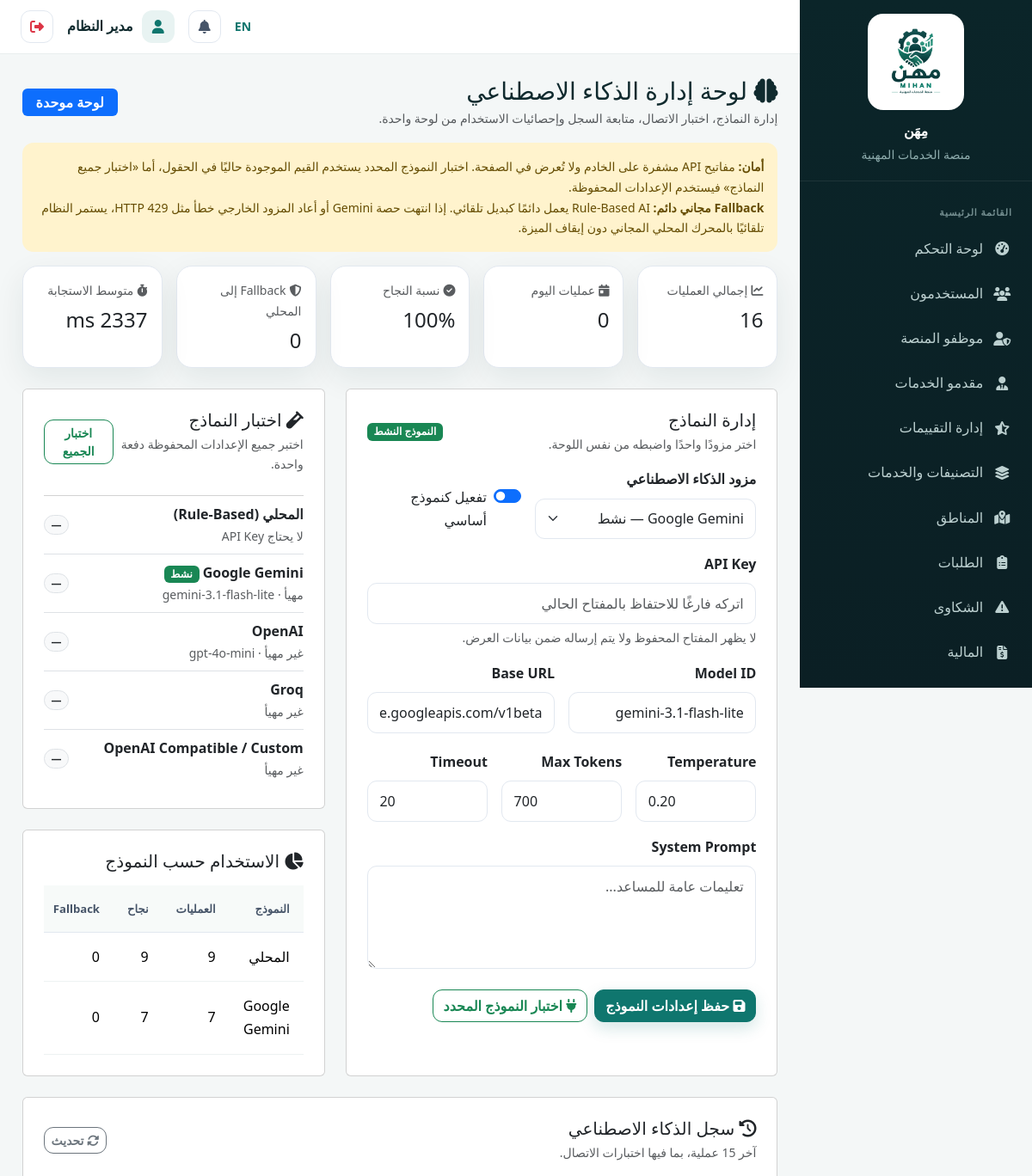
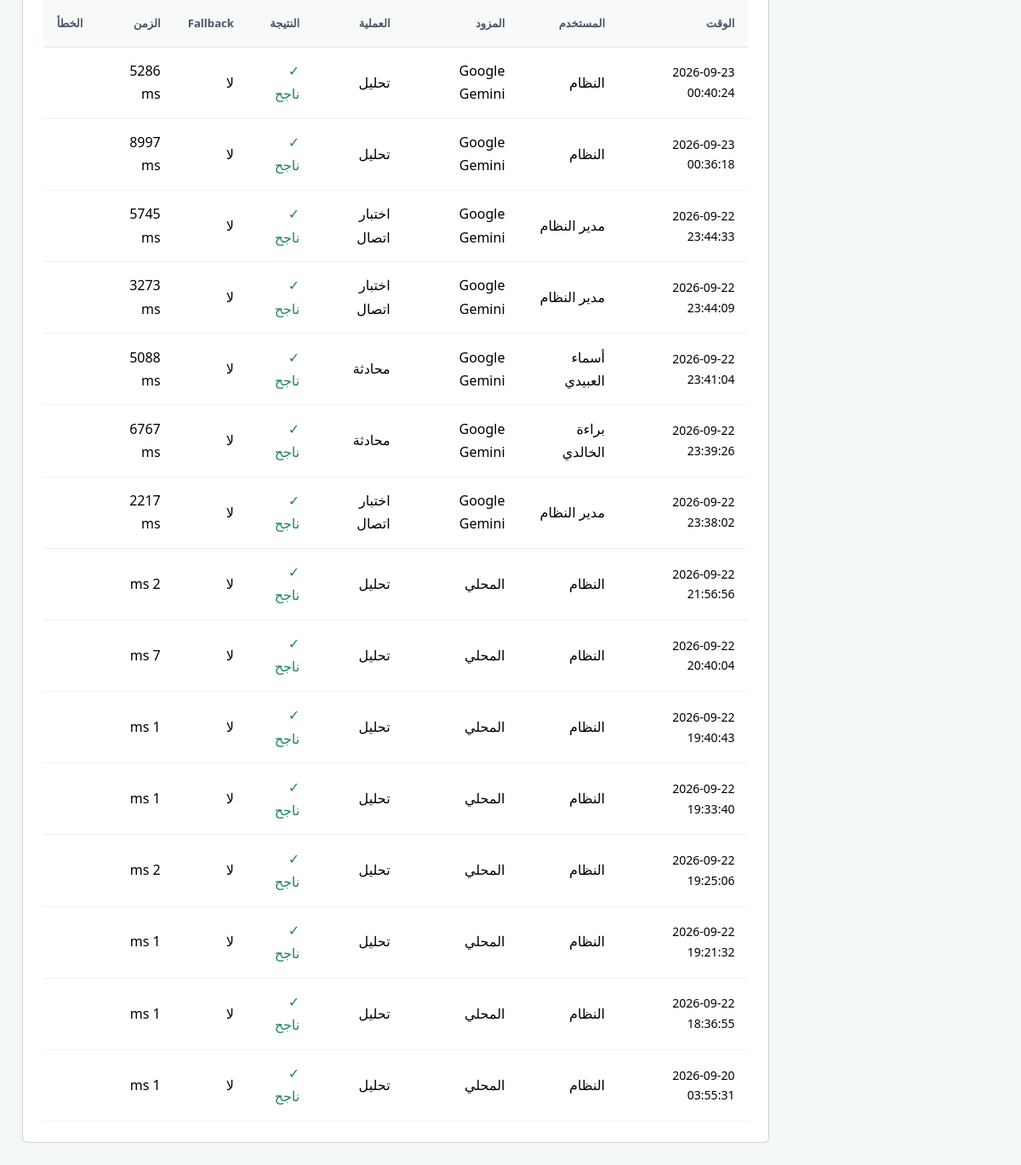
Screenshot of /admin/ai (signed in) with the database file from the repository (2 pictures, top to bottom).
### tables this page shows
CREATE TABLE `users` (
  `id` int(11) NOT NULL,
  `name` varchar(150) NOT NULL,
  `email` varchar(150) NOT NULL,
  `phone` varchar(20) DEFAULT NULL,
  `password_hash` varchar(255) NOT NULL,
  `role` enum('customer','provider','employee','admin') NOT NULL DEFAULT 'customer',
  `profile_photo` varchar(255) DEFAULT NULL,
  `is_active` tinyint(1) NOT NULL DEFAULT 1,
  `is_verified_email` tinyint(1) NOT NULL DEFAULT 0,
  `created_at` datetime DEFAULT current_timestamp(),
  `updated_at` datetime DEFAULT current_timestamp() ON UPDATE current_timestamp()
);

CREATE TABLE `ai_provider_settings` (
  `id` int(11) NOT NULL,
  `provider` varchar(40) NOT NULL,
  `model` varchar(120) DEFAULT NULL,
  `api_key_encrypted` text DEFAULT NULL,
  `base_url` varchar(500) DEFAULT NULL,
  `temperature` decimal(4,2) DEFAULT 0.20,
  `max_tokens` int(11) DEFAULT 700,
  `timeout` int(11) DEFAULT 20,
  `system_prompt` text DEFAULT NULL,
  `is_enabled` tinyint(1) NOT NULL DEFAULT 0,
  `is_default` tinyint(1) NOT NULL DEFAULT 0,
  `created_at` datetime DEFAULT current_timestamp(),
  `updated_at` datetime DEFAULT current_timestamp() ON UPDATE current_timestamp()
);

CREATE TABLE `ai_logs` (
  `id` bigint(20) NOT NULL,
  `user_id` int(11) DEFAULT NULL,
  `provider` varchar(40) NOT NULL,
  `operation` varchar(40) NOT NULL,
  `success` tinyint(1) NOT NULL DEFAULT 0,
  `fallback_used` tinyint(1) NOT NULL DEFAULT 0,
  `duration_ms` int(11) DEFAULT NULL,
  `error_message` varchar(500) DEFAULT NULL,
  `created_at` datetime DEFAULT current_timestamp()
);

### app/views/admin/ai/settings.php (the view, shortened to what the rows shown need)
<?php
$defaults = [
    'local' => ['model'=>'','base_url'=>'','temperature'=>.2,'max_tokens'=>700,'timeout'=>20,'is_enabled'=>1,'is_default'=>0,'system_prompt'=>''],
    'gemini' => ['model'=>'gemini-3.1-flash-lite','base_url'=>'https://generativelanguage.googleapis.com/v1beta','temperature'=>.2,'max_tokens'=>700,'timeout'=>20,'is_enabled'=>0,'is_default'=>0,'system_prompt'=>''],
    'openai' => ['model'=>'gpt-4o-mini','base_url'=>'https://api.openai.com/v1','temperature'=>.2,'max_tokens'=>700,'timeout'=>20,'is_enabled'=>0,'is_default'=>0,'system_prompt'=>''],
    'groq' => ['model'=>'','base_url'=>'https://api.groq.com/openai/v1','temperature'=>.2,'max_tokens'=>700,'timeout'=>20,'is_enabled'=>0,'is_default'=>0,'system_prompt'=>''],
    'openai_compatible' => ['model'=>'','base_url'=>'','temperature'=>.2,'max_tokens'=>700,'timeout'=>20,'is_enabled'=>0,'is_default'=>0,'system_prompt'=>''],
];
$providerData=[];
foreach($providers as $key=>$label){
    $s=array_merge($defaults[$key]??$defaults['openai_compatible'],$settings[$key]??[]);
    if($key==='gemini'){$s['model']=$s['model']?:'gemini-3.1-flash-lite';$s['base_url']=$s['base_url']?:'https://generativelanguage.googleapis.com/v1beta';}
    if($key==='openai')$s['base_url']=$s['base_url']?:'https://api.openai.com/v1';
    if($key==='groq')$s['base_url']=$s['base_url']?:'https://api.groq.com/openai/v1';
    $providerData[$key]=[
        'model'=>(string)($s['model']??''),'base_url'=>(string)($s['base_url']??''),
        'temperature'=>(string)($s['temperature']??.2),'max_tokens'=>(string)($s['max_tokens']??700),
        'timeout'=>(string)($s['timeout']??20),'system_prompt'=>(string)($s['system_prompt']??''),
        'is_enabled'=>(int)($s['is_enabled']??0),'is_default'=>(int)($s['is_default']??0),
        'configured'=>!empty($s['api_key_encrypted']) || $key==='local'
    ];
}
$activeProvider=$active['provider']??'local';
$stats=$stats??['total'=>0,'success'=>0,'failed'=>0,'fallback'=>0,'avg_ms'=>0,'today'=>0,'by_provider'=>[],'recent'=>[]];
$successRate=$stats['total']>0?round(($stats['success']/$stats['total'])*100,1):0;
$labels=[
    'local'=>'المحلي','gemini'=>'Google Gemini','openai'=>'OpenAI','groq'=>'Groq','openai_compatible'=>'OpenAI Compatible'
];
$operationLabels=['chat'=>'محادثة','analyze'=>'تحليل','connection_test'=>'اختبار اتصال'];
?>
<div class="d-flex justify-content-between align-items-center mb-3 flex-wrap gap-2">
  <div>
    <h3 class="mb-1"><i class="fa-solid fa-brain"></i> لوحة إدارة الذكاء الاصطناعي</h3>
    <div class="text-muted small">إدارة النماذج، اختبار الاتصال، متابعة السجل وإحصائيات الاستخدام من لوحة واحدة.</div>
  </div>
  <span class="badge bg-primary fs-6 px-3 py-2">لوحة موحدة</span>
</div>
<div class="alert alert-warning small">
  <strong>أمان:</strong> مفاتيح API مشفرة على الخادم ولا تُعرض في الصفحة. اختبار النموذج المحدد يستخدم القيم الموجودة حاليًا في الحقول، أما «اختبار جميع النماذج» فيستخدم الإعدادات المحفوظة.<br>
  <strong>Fallback مجاني دائم:</strong> Rule-Based AI يعمل دائمًا كبديل تلقائي. إذا انتهت حصة Gemini أو أعاد المزود الخارجي خطأ مثل HTTP 429، يستمر النظام تلقائيًا بالمحرك المحلي المجاني دون إيقاف الميزة.
</div>
<div class="row g-3 mb-4">
  <?php $cards=[
    ['إجمالي العمليات',$stats['total'],'fa-chart-line'],
    ['عمليات اليوم',$stats['today'],'fa-calendar-day'],
    ['نسبة النجاح',$successRate.'%','fa-circle-check'],
    ['Fallback إلى المحلي',$stats['fallback'],'fa-shield-halved'],
    ['متوسط الاستجابة',$stats['avg_ms'].' ms','fa-stopwatch'],
  ]; foreach($cards as $card): ?>
    <div class="col-6 col-md-4 col-lg">
      <div class="card stat-card p-3 h-100">
        <div class="text-muted small"><i class="fa-solid <?= e($card[2]) ?> me-1"></i><?= e($card[0]) ?></div>
        <h4 class="mt-2 mb-0"><?= e((string)$card[1]) ?></h4>
      </div>
    </div>
  <?php endforeach; ?>
</div>
<div class="row g-4">
  <div class="col-lg-7">
    <div class="card p-4 h-100">
      <div class="d-flex justify-content-between align-items-center mb-3">
        <div><h5 class="mb-1">إدارة النماذج</h5><div class="small text-muted">اختر مزودًا واحدًا واضبطه من نفس اللوحة.</div></div>
        <span id="activeBadge" class="badge bg-success <?= !empty($providerData[$activeProvider]['is_default']) ? '' : 'd-none' ?>">النموذج النشط</span>
      </div>
      <form method="POST" action="<?= url('/admin/ai/save') ?>" id="aiProviderForm">
        <div class="row g-3">
          <div class="col-md-7">
            <label class="form-label">مزود الذكاء الاصطناعي</label>
            <select name="provider" id="aiProvider" class="form-select" required>
              <?php foreach($providers as $key=>$label): ?>
                <option value="<?= e($key) ?>" <?= $key===$activeProvider?'selected':'' ?>><?= e($label) ?><?= !empty($providerData[$key]['is_default'])?' — نشط':'' ?></option>
              <?php endforeach; ?>
            </select>
          </div>
          <div class="col-md-5 d-flex align-items-end">
            <div class="form-check form-switch mb-2">
              <input class="form-check-input" type="checkbox" name="is_enabled" value="1" id="aiEnabled" <?= !empty($providerData[$activeProvider]['is_enabled'])?'checked':'' ?>>
              <label class="form-check-label" for="aiEnabled">تفعيل كنموذج أساسي</label>
            </div>
          </div>
        </div>
        <div id="apiKeyWrap" class="mb-3 mt-3">
          <label class="form-label">API Key</label>
          <input type="password" name="api_key" id="aiApiKey" class="form-control" placeholder="اتركه فارغًا للاحتفاظ بالمفتاح الحالي" autocomplete="new-password">
          <div class="form-text">لا يظهر المفتاح المحفوظ ولا يتم إرساله ضمن بيانات العرض.</div>
        </div>
        <div class="row g-3">
          <div class="col-md-6"><label class="form-label">Model ID</label><input name="model" id="aiModel" class="form-control" placeholder="مثال: gemini-3.1-flash-lite"></div>
          <div class="col-md-6"><label class="form-label">Base URL</label><input name="base_url" id="aiBaseUrl" class="form-control" placeholder="https://generativelanguage.googleapis.com/v1beta"></div>
        </div>
        <div class="row g-3 mt-1">
          <div class="col-md-4"><label class="form-label">Temperature</label><input type="number" step="0.1" min="0" max="2" name="temperature" id="aiTemperature" class="form-control"></div>
          <div class="col-md-4"><label class="form-label">Max Tokens</label><input type="number" min="100" max="8000" name="max_tokens" id="aiMaxTokens" class="form-control"></div>
          <div class="col-md-4"><label class="form-label">Timeout</label><input type="number" min="5" max="60" name="timeout" id="aiTimeout" class="form-control"></div>
        </div>
        <div class="mt-3"><label class="form-label">System Prompt</label><textarea name="system_prompt" id="aiSystemPrompt" class="form-control" rows="4" placeholder="تعليمات عامة للمساعد..."></textarea></div>
        <div class="d-flex flex-wrap gap-2 mt-4">
          <button class="btn btn-primary" type="submit"><i class="fa-solid fa-floppy-disk"></i> حفظ إعدادات النموذج</button>
          <button type="button" class="btn btn-outline-success" id="testAi"><i class="fa-solid fa-plug"></i> اختبار النموذج المحدد</button>
        </div>
      </form>
    </div>
  </div>
  <div class="col-lg-5">
    <div class="card p-4 mb-4">
      <div class="d-flex justify-content-between align-items-center mb-3">
        <div><h5 class="mb-1"><i class="fa-solid fa-vial"></i> اختبار النماذج</h5><div class="small text-muted">اختبر جميع الإعدادات المحفوظة دفعة واحدة.</div></div>
        <button type="button" class="btn btn-sm btn-outline-success" id="testAllAi">اختبار الجميع</button>
      </div>
      <div class="list-group list-group-flush">
        <?php foreach($providers as $key=>$label): $s=$providerData[$key]; ?>
          <div class="list-group-item px-0 d-flex justify-content-between align-items-center gap-2">
            <div>
              <div class="fw-semibold"><?= e($label) ?> <?php if(!empty($s['is_default'])): ?><span class="badge bg-success">نشط</span><?php endif; ?></div>
              <div class="small text-muted">
                <?= $key==='local'?'لا يحتاج API Key':(!empty($s['configured'])?'مهيأ':'غير مهيأ') ?>
                <?php if(!empty($s['model'])): ?> · <?= e($s['model']) ?><?php endif; ?>
              </div>
            </div>
            <span class="badge rounded-pill bg-light text-dark border" data-test-status="<?= e($key) ?>">—</span>
          </div>
        <?php endforeach; ?>
      </div>
    </div>
    <div class="card p-4">
      <h5 class="mb-3"><i class="fa-solid fa-chart-pie"></i> الاستخدام حسب النموذج</h5>
      <?php if(empty($stats['by_provider'])): ?>
        <div class="text-muted small">لا توجد عمليات مسجلة بعد.</div>
      <?php else: ?>
        <div class="table-responsive"><table class="table table-sm align-middle mb-0">
          <thead><tr><th>النموذج</th><th>العمليات</th><th>نجاح</th><th>Fallback</th><th>متوسط</th></tr></thead>
          <tbody>
          <?php foreach($stats['by_provider'] as $row): ?>
            <tr><td><?= e($labels[$row['provider']]??$row['provider']) ?></td><td><?= (int)$row['total'] ?></td><td><?= (int)$row['success'] ?></td><td><?= (int)$row['fallback'] ?></td><td><?= (int)$row['avg_ms'] ?> ms</td></tr>
          <?php endforeach; ?>
          </tbody>
        </table></div>
      <?php endif; ?>
    </div>
  </div>
</div>
<div class="card p-4 mt-4">
  <div class="d-flex justify-content-between align-items-center mb-3">
    <div><h5 class="mb-1"><i class="fa-solid fa-clock-rotate-left"></i> سجل الذكاء الاصطناعي</h5><div class="small text-muted">آخر 15 عملية، بما فيها اختبارات الاتصال.</div></div>
    <button type="button" class="btn btn-sm btn-outline-secondary" onclick="location.reload()"><i class="fa-solid fa-rotate"></i> تحديث</button>
  </div>
  <div class="table-responsive">
    <table class="table table-hover align-middle mb-0">
      <thead><tr><th>الوقت</th><th>المستخدم</th><th>المزود</th><th>العملية</th><th>النتيجة</th><th>Fallback</th><th>الزمن</th><th>الخطأ</th></tr></thead>
      <tbody>
      <?php if(empty($stats['recent'])): ?>
        <tr><td colspan="8" class="text-center text-muted py-4">لا توجد عمليات مسجلة بعد.</td></tr>
      <?php else: foreach($stats['recent'] as $l): ?>
        <tr>
          <td class="small"><?= e($l['created_at']) ?></td>
          <td><?= e($l['name']??'النظام') ?></td>
          <td><?= e($labels[$l['provider']]??$l['provider']) ?></td>
          <td><?= e($operationLabels[$l['operation']]??$l['operation']) ?></td>
          <td><?= !empty($l['success'])?'<span class="text-success">✓ ناجح</span>':'<span class="text-danger">✕ فشل</span>' ?></td>
          <td><?= !empty($l['fallback_used'])?'نعم':'لا' ?></td>
          <td><?= (int)$l['duration_ms'] ?> ms</td>
          <td class="small text-danger"><?= e($l['error_message']??'') ?></td>
        </tr>
      <?php endforeach; endif; ?>
      </tbody>
    </table>
  </div>
</div>

### app/core/Router.php (shortened to what the rows shown need)
<?php
class Router
{
    private array $routes = [];
    private function add(string $method, string $path, string $handler): void
    {
        $this->routes[] = compact('method', 'path', 'handler');
    }
    public function dispatch(string $method, string $uri): void
    {
        $uri = strtok($uri, '?');
        $base = BASE_PATH;
        if ($base !== '' && strpos($uri, $base) === 0) {
            $uri = substr($uri, strlen($base));
        }
        $uri = rtrim($uri, '/');
        foreach ($this->routes as $route) {
            if ($route['method'] !== $method) continue;
            $pattern = preg_replace('#\{[a-zA-Z_]+\}#', '([^/]+)', $route['path']);
            $pattern = '#^' . $pattern . '$#u';
            if (preg_match($pattern, $uri, $matches)) {
                array_shift($matches);
                [$controllerName, $methodName] = explode('@', $route['handler']);
                $controller = new $controllerName();
                call_user_func_array([$controller, $methodName], $matches);
                return;
            }
        }
    }
}

### app/views/partials/topbar.php (shortened to what the rows shown need)
<?php require_once __DIR__.'/../../models/Notification.php'; $notifModel=new Notification(); $unread=Auth::check()?$notifModel->unreadCount(Auth::id()):0; ?>
<header class="dash-topbar">
 <div class="ms-auto d-flex align-items-center gap-2 gap-md-3">
  <a href="<?= e(langUrl(currentLang()==='ar'?'en':'ar')) ?>" class="text-decoration-none small fw-semibold"><?= currentLang()==='ar'?'EN':'AR' ?></a>
  <a href="<?= url(Auth::role().'/notifications') ?>" class="icon-btn position-relative"><i class="fa-solid fa-bell"></i><?php if($unread>0): ?><span class="badge rounded-pill bg-danger notif-badge"><?= $unread ?></span><?php endif; ?></a>
  <div class="dash-user"><span class="dash-user-avatar"><i class="fa-solid fa-user"></i></span><span class="dash-user-name fw-semibold"><?= e(Auth::name()) ?></span></div>
  <form method="POST" action="<?= url('/logout') ?>" class="d-inline"><?= csrf_field() ?><button type="submit" class="icon-btn text-danger" title="<?= e(__('logout')) ?>"><i class="fa-solid fa-right-from-bracket"></i></button></form>
 </div>
</header>

### rows the page displays
users: name "مدير النظام"
ai_provider_settings: provider "Google Gemini — نشط", provider "☑", model "gemini-3.1-flash-lite"
ai_provider_settings: model "gpt-4o-mini"
ai_logs: created_at "2026-09-23 00:40:24", name "النظام", provider "Google Gemini", operation "تحليل", success "✓ ناجح", fallback_used "لا", duration_ms "5286"
ai_logs: created_at "2026-09-23 00:36:18", name "النظام", provider "Google Gemini", operation "تحليل", success "✓ ناجح", fallback_used "لا", duration_ms "8997"
ai_logs: created_at "2026-09-22 23:44:33", user.name "مدير النظام", provider "Google Gemini", operation "اختبار اتصال", success "✓ ناجح", fallback_used "لا", duration_ms "5745"
ai_logs: created_at "2026-09-22 23:44:09", user.name "مدير النظام", provider "Google Gemini", operation "اختبار اتصال", success "✓ ناجح", fallback_used "لا", duration_ms "3273"
ai_logs: created_at "2026-09-22 23:41:04", user.name "أسماء العبيدي", provider "Google Gemini", operation "محادثة", success "✓ ناجح", fallback_used "لا", duration_ms "5088"
ai_logs: created_at "2026-09-22 23:39:26", user.name "براءة الخالدي", provider "Google Gemini", operation "محادثة", success "✓ ناجح", fallback_used "لا", duration_ms "6767"
ai_logs: created_at "2026-09-22 23:38:02", user.name "مدير النظام", provider "Google Gemini", operation "اختبار اتصال", success "✓ ناجح", fallback_used "لا", duration_ms "2217"
ai_logs: created_at "2026-09-22 21:56:56", name "النظام", provider "المحلي", operation "تحليل", success "✓ ناجح", fallback_used "لا"
ai_logs: created_at "2026-09-22 20:40:04", name "النظام", provider "المحلي", operation "تحليل", success "✓ ناجح", fallback_used "لا"
ai_logs: created_at "2026-09-22 19:40:43", name "النظام", provider "المحلي", operation "تحليل", success "✓ ناجح", fallback_used "لا"
ai_logs: created_at "2026-09-22 19:33:40", name "النظام", provider "المحلي", operation "تحليل", success "✓ ناجح", fallback_used "لا"
ai_logs: created_at "2026-09-22 19:25:06", name "النظام", provider "المحلي", operation "تحليل", success "✓ ناجح", fallback_used "لا"
ai_logs: created_at "2026-09-22 19:21:32", name "النظام", provider "المحلي", operation "تحليل", success "✓ ناجح", fallback_used "لا"
ai_logs: created_at "2026-09-22 18:36:55", name "النظام", provider "المحلي", operation "تحليل", success "✓ ناجح", fallback_used "لا"
ai_logs: created_at "2026-09-20 03:55:31", name "النظام", provider "المحلي", operation "تحليل", success "✓ ناجح", fallback_used "لا"

### other values shown
$link[1] "لوحة التحكم"
$link[1] "المستخدمون"
$link[1] "موظفو المنصة"
$link[1] "مقدمو الخدمات"
$link[1] "إدارة التقييمات"
$link[1] "التصنيفات والخدمات"
$link[1] "المناطق"
$link[1] "الطلبات"
$link[1] "الشكاوى"
$link[1] "المالية"
$card[0] "إجمالي العمليات"
$card[1] "16"
$card[0] "عمليات اليوم"
$card[1] "0"
$card[0] "نسبة النجاح"
